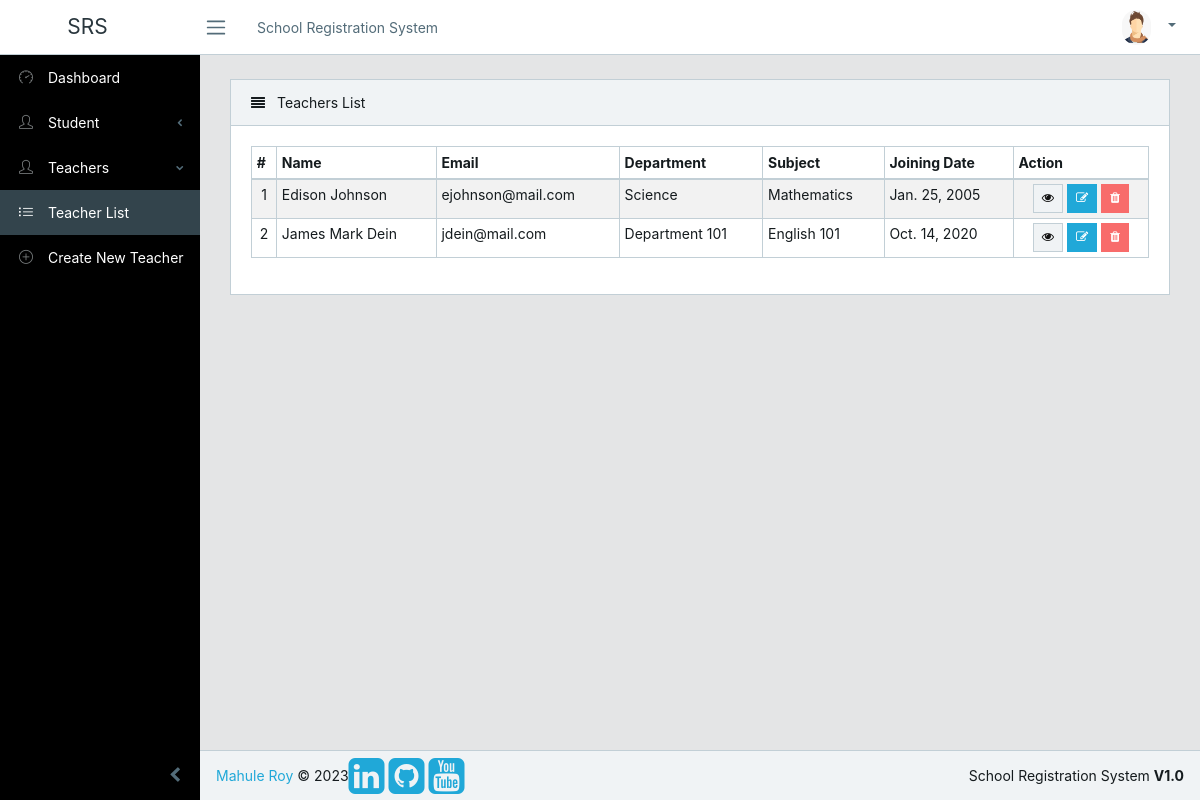
Page /teachers/allteachers/ on the committed database.
### teachers/models.py (models this page shows, shortened)
class TeacherInfo(models.Model):
    name = models.CharField(max_length=100)
    email = models.EmailField(unique=True)
    age = models.IntegerField()
    gender_choice = (
        ("male", "Male"),
        ("Female", "Female"),
    )
    gender = models.CharField(choices=gender_choice, max_length=10)
    teacher_img = models.ImageField(upload_to='photos/%Y/%m/%d/')
    passing_year = models.CharField(max_length=100)
    joining_date = models.DateField()
    dept_type = models.ForeignKey(TeacherDeptInfo, on_delete=models.CASCADE)
    sub_type = models.ForeignKey(TeacherSubInfo, on_delete=models.CASCADE)
    salary = models.IntegerField()
    class Meta:
        verbose_name_plural = 'Teachers List'

class TeacherDeptInfo(models.Model):
    dept_name = models.CharField(max_length=50)
    class Meta:
        verbose_name_plural = 'Department List'
    def __str__(self):
        return self.dept_name

class TeacherSubInfo(models.Model):
    sub_name = models.CharField(max_length=50)
    class Meta:
        verbose_name_plural = 'Subject List'
    def __str__(self):
        return self.sub_name

### teachers/views.py (the view)
# urls.py: path('allteachers/', views.teacher_list, name='teacher_list'),
def teacher_list(request):
    teachers = TeacherInfo.objects.all()
    paginator = Paginator(teachers, 10)
    page = request.GET.get('page')
    paged_teachers = paginator.get_page(page)
    context = {
        "teachers": paged_teachers
    }
    return render(request, "teachers/teacher_list.html", context)

### templates/teachers/teacher_list.html (shortened to what this page needs)
{% extends 'base/base.html' %}
{% load static %}
{% block content %}
<div class="row">
    <div class="col-lg-12">
        <div class="card">
            <div class="card-header">
                <i class="fa fa-align-justify"></i> Teachers List</div>
            <div class="card-body">
                <table class="table table-responsive-sm table-bordered table-striped table-sm">
                    <thead>
                        <tr>
                            <th>#</th>
                            <th>Name</th>
                            <th>Email</th>
                            <th>Department</th>
                            <th>Subject</th>
                            <th>Joining Date</th>
                            <th>Action</th>
                        </tr>
                    </thead>
                    <tbody>
                        {% for teacher in teachers %}
                            <tr>
                                <td class="text-center">{{ forloop.counter }}</td>
                                <td>{{ teacher.name }}</td>
                                <td>{{ teacher.email }}</td>
                                <td>{{ teacher.dept_type }}</td>
                                <td>{{ teacher.sub_type }}</td>
                                <td>{{ teacher.joining_date }}</td>
                                <td class="text-center">
                                    <a href="{% url 'single_teacher' teacher.id %}">
                                        <button type="button" class="btn btn-sm btn-light border"><i class="fa fa-eye"></i></button>
                                    </a>
                                    <a href="{% url 'edit_teacher' teacher.id %}">
                                        <button type="button" class="btn btn-sm btn-primary"><i class="fa fa-edit"></i></button>
                                    </a>
                                    <a href="{% url 'delete_teacher' teacher.id %}">
                                        <button type="button" class="btn btn-sm btn-danger" onclick="if(confirm('Are you sure to delete this teacher?') === false) event.preventDefault()"><i class="fa fa-trash"></i></button>
                                    </a>
                                </td>
                            </tr>
                        {% endfor %}
                    </tbody>
                </table>
            </div>
        </div>
    </div>
</div>
<div class="row">
    <div class="col-md-12">
    </div>
</div>
{% endblock %}

### rows in the picture
TeacherInfo: name "Edison Johnson", email "ejohnson@mail.com", dept_type "Science", sub_type "Mathematics", joining_date "Jan. 25, 2005"
TeacherInfo: name "James Mark Dein", email "jdein@mail.com", dept_type "Department 101", sub_type "English 101", joining_date "Oct. 14, 2020"
